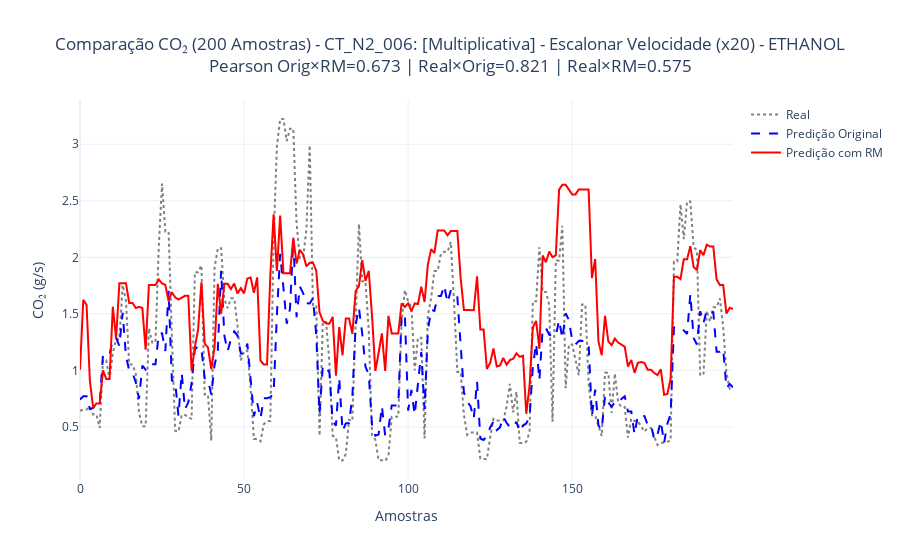
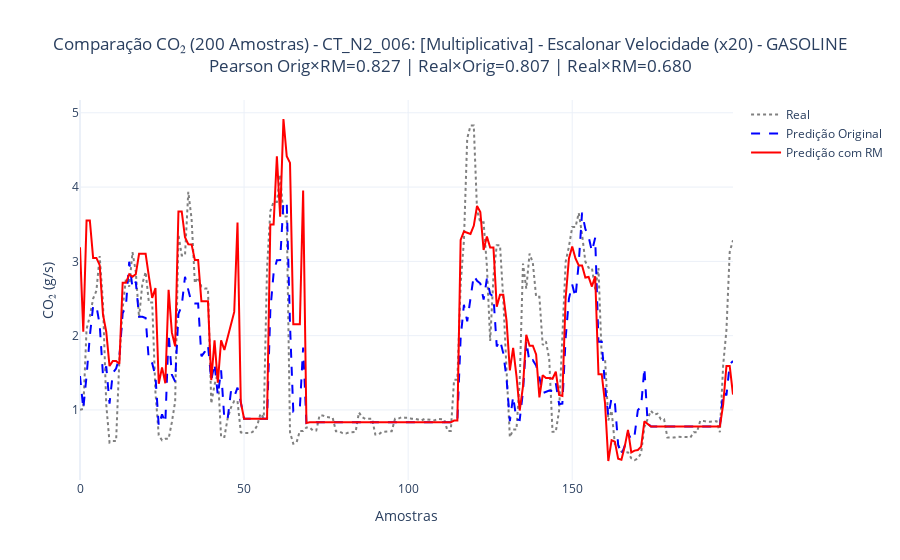
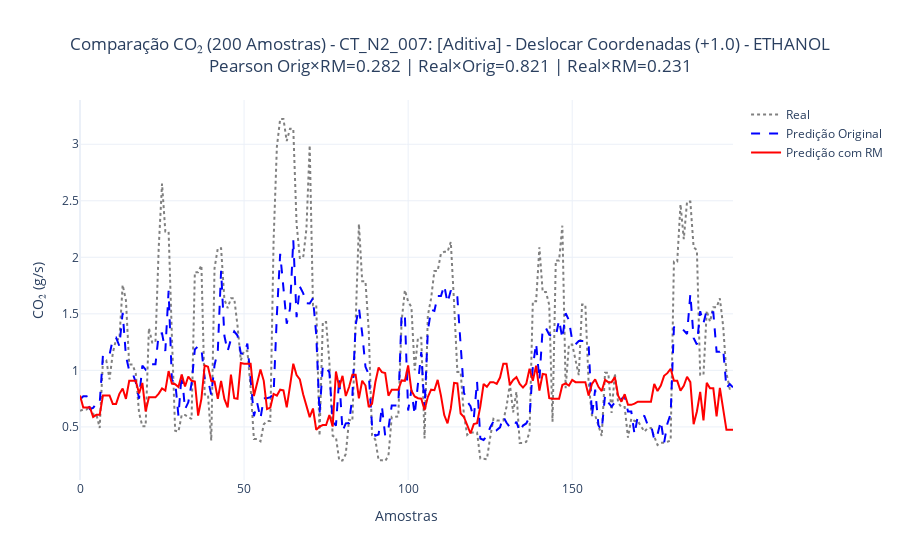
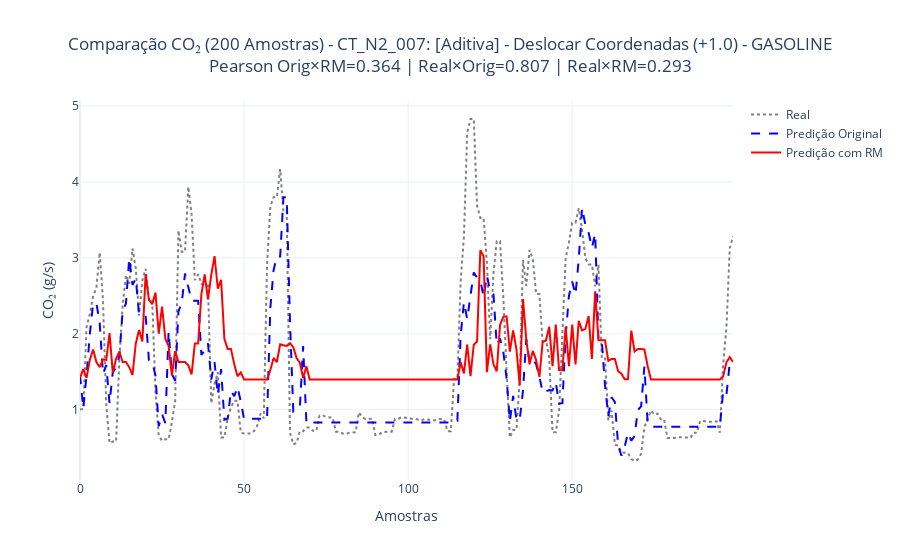

Notebook source saved alongside these figures, in order:
### Code cell
# ==============================================================================
# NOTEBOOK DE TESTES METAMÓRFICOS - NÍVEL 2: ANÁLISE DE COERÊNCIA CAUSAL
# ==============================================================================
# Objetivo: Avaliar se o sistema produz respostas logicamente consistentes a
# transformações de entrada que possuem um significado físico ou de negócio,
# aproveitando o conhecimento conceitual sobre as variáveis.
# ------------------------------------------------------------------------------

# 📦 Imports
import pandas as pd
import numpy as np
import joblib
import plotly.graph_objects as go
from sklearn.metrics import mean_squared_error
from scipy.stats import pearsonr
from pathlib import Path
from IPython.display import display

# ------------------------------------------------------------------------------
# 📁 ETAPA 1: SETUP DO AMBIENTE DE TESTE
# ------------------------------------------------------------------------------

try:
    ethanol_path = Path(r"C:/Users/Paulo Eduardo/Documents/Dissertação/ModelosML/Conect2ai/MDPI2023-pollution/data/[Etanol] Trajeto Casa-Escola-UFRN/trackLog-2023-Feb-13_06-38-49_seg.csv")
    gasoline_path = Path(r"C:/Users/Paulo Eduardo/Documents/Dissertação/ModelosML/Conect2ai/MDPI2023-pollution/data/[Gasolina] Trajeto Casa-Escola-UFRN/trackLog-2022-Dec-01_06-43-57_qui.csv")
    df_ethanol = pd.read_csv(ethanol_path)
    df_gasoline = pd.read_csv(gasoline_path)
    print("Arquivos de dados carregados com sucesso.")
except FileNotFoundError as e:
    print(f"ERRO: Arquivos de dados não encontrados. {e}")
    raise

def preparar_dados(df):
    df_copy = df.copy()
    df_copy.columns = df_copy.columns.str.strip()
    col_map = {
        'Speed (OBD)(km/h)': 'Speed(OBD)(km/h)',
        'Latitude ': 'Latitude',
        'Longitude ': 'Longitude'
    }
    df_copy.rename(columns={k: v for k, v in col_map.items() if k in df_copy.columns}, inplace=True)

    if "Speed(OBD)(km/h)" in df_copy.columns:
        speeds = df_copy["Speed(OBD)(km/h)"].fillna(0).values * 1000 / 3600
        df_copy["Acceleration"] = np.diff(speeds, prepend=speeds[0])

    return df_copy

df_ethanol = preparar_dados(df_ethanol)
df_gasoline = preparar_dados(df_gasoline)

# ------------------------------------------------------------------------------
# 🤖 Carregar modelos
# ------------------------------------------------------------------------------

try:
    modelos = {
        "ethanol": {
            "afr": joblib.load(Path(r"C:/Users/Paulo Eduardo/Documents/Dissertação/ModelosML/Conect2ai/MDPI2023-pollution/models/LGBMRegressor_ethanol_afr.pkl")),
            "maf": joblib.load(Path(r"C:/Users/Paulo Eduardo/Documents/Dissertação/ModelosML/Conect2ai/MDPI2023-pollution/models/XGBRegressor_ethanol_maf.pkl"))
        },
        "gasoline": {
            "afr": joblib.load(Path(r"C:/Users/Paulo Eduardo/Documents/Dissertação/ModelosML/Conect2ai/MDPI2023-pollution/models/LGBMRegressor_gasoline_afr.pkl")),
            "maf": joblib.load(Path(r"C:/Users/Paulo Eduardo/Documents/Dissertação/ModelosML/Conect2ai/MDPI2023-pollution/models/XGBRegressor_gasoline_maf.pkl"))
        }
    }
    print("Modelos de IA carregados com sucesso.")
except FileNotFoundError as e:
    print(f"ERRO: Arquivos de modelo não encontrados. {e}")
    raise

# ------------------------------------------------------------------------------
# 🔧 ETAPA 2: FUNÇÕES DE SUPORTE
# ------------------------------------------------------------------------------

def compute_co2(afr, maf, fuel_type):
    afr = np.array(afr)
    maf = np.array(maf)
    carbon_fraction = {"ethanol": 0.5217, "gasoline": 0.8571}
    c_fraction = carbon_fraction.get(fuel_type)
    fuel_rate = np.divide(maf, afr, out=np.zeros_like(maf, dtype=float), where=afr != 0)
    return fuel_rate * c_fraction * (44.0 / 12.0)

def encontrar_coluna(df, alternativas):
    df.columns = df.columns.str.strip()
    for alt in alternativas:
        if alt in df.columns:
            return df[alt]
    return None

def pearson_safe(x, y):
    x = np.asarray(x)
    y = np.asarray(y)
    mask = ~np.isnan(x) & ~np.isnan(y)
    if mask.sum() < 2:
        return np.nan
    try:
        return pearsonr(x[mask], y[mask])[0]
    except Exception:
        return np.nan

# ------------------------------------------------------------------------------
# 🔬 FUNÇÃO PRINCIPAL DE TESTE
# ------------------------------------------------------------------------------

def executar_teste_plotly(df_original, df_modificado, modelo_afr, modelo_maf, fuel, nome_mr, co2_real=None):
    features = ["Latitude", "Longitude", "Speed(OBD)(km/h)", "Acceleration"]

    for feature in features:
        if feature not in df_original.columns:
            df_original[feature] = 0
        if feature not in df_modificado.columns:
            df_modificado[feature] = 0

    afr_orig = modelo_afr.predict(df_original[features])
    maf_orig = modelo_maf.predict(df_original[features])
    co2_orig = compute_co2(afr_orig, maf_orig, fuel)

    afr_mod = modelo_afr.predict(df_modificado[features])
    maf_mod = modelo_maf.predict(df_modificado[features])
    co2_mod = compute_co2(afr_mod, maf_mod, fuel)

    diff = np.abs(co2_orig - co2_mod)
    media = diff.mean()
    maxima = diff.max()
    rmse = mean_squared_error(co2_orig, co2_mod, squared=False)
    std = diff.std()

    # 📐 Pearson
    pearson_orig_rm = pearson_safe(co2_orig, co2_mod)
    pearson_real_orig = pearson_safe(co2_real, co2_orig) if co2_real is not None else np.nan
    pearson_real_rm = pearson_safe(co2_real, co2_mod) if co2_real is not None else np.nan

    print(f"\n{'='*80}\n🔁 {nome_mr} ({fuel.upper()})\n{'-'*80}")
    print(
        f"Diferença Média: {media:.4f} | "
        f"Diferença Máxima: {maxima:.4f} | "
        f"RMSE: {rmse:.4f} | "
        f"Std: {std:.4f} | "
        f"Pearson (Orig×RM): {pearson_orig_rm:.3f} | "
        f"Pearson (Real×Orig): {pearson_real_orig:.3f} | "
        f"Pearson (Real×RM): {pearson_real_rm:.3f}"
    )

    tabela = pd.concat([
        df_original[features].iloc[:10].add_suffix("_Orig"),
        pd.DataFrame({" ": ["→"] * 10}),
        df_modificado[features].iloc[:10].add_suffix("_Mod"),
        pd.DataFrame({" ": [" "] * 10}),
        pd.DataFrame({
            "CO₂_Real": co2_real[:10] if co2_real is not None else "N/A",
            "CO₂_Pred_Orig": co2_orig[:10],
            "CO₂_Pred_Mod": co2_mod[:10]
        })
    ], axis=1).fillna("N/A")

    display(tabela.style.set_caption(f"Comparação dos dados - {nome_mr} ({fuel.upper()})"))

    fig = go.Figure()
    if co2_real is not None:
        fig.add_trace(go.Scatter(y=co2_real[:200], mode='lines', name='Real', line=dict(dash='dot', color='gray')))
    fig.add_trace(go.Scatter(y=co2_orig[:200], mode='lines', name='Predição Original', line=dict(dash='dash', color='blue')))
    fig.add_trace(go.Scatter(y=co2_mod[:200], mode='lines', name='Predição com RM', line=dict(color='red')))

    fig.update_layout(
        title=dict(
            text=(
                f"Comparação CO₂ (200 Amostras) - {nome_mr} - {fuel.upper()}<br>"
                f"Pearson Orig×RM={pearson_orig_rm:.3f} | "
                f"Real×Orig={pearson_real_orig:.3f} | "
                f"Real×RM={pearson_real_rm:.3f}"
            ),
            x=0.5
        ),
        xaxis_title="Amostras",
        yaxis_title="CO₂ (g/s)",
        template="plotly_white"
    )

    fig.show()

# ------------------------------------------------------------------------------
# 🔁 ETAPA 3: CASOS DE TESTE METAMÓRFICOS - NÍVEL 2
# ------------------------------------------------------------------------------

testes_metamorficos_n2 = {
    "CT_N2_006: [Multiplicativa] - Escalonar Velocidade (x20)": lambda df: df.copy().assign(
        **{'Speed(OBD)(km/h)': df['Speed(OBD)(km/h)'] * 20}
    ),
    "CT_N2_007: [Aditiva] - Deslocar Coordenadas (+1.0)": lambda df: df.copy().assign(
        Latitude=df['Latitude'] + 1.0,
        Longitude=df['Longitude'] + 1.0
    ),
    "CT_N2_008: [Inversiva] - Inverter Aceleração": lambda df: df.copy().assign(
        Acceleration=df['Acceleration'] * -1
    ),
    "CT_N2_009: [Temporal] - Atraso Velocidade (lag=1)": lambda df: df.copy().assign(
    **{"Speed(OBD)(km/h)": df["Speed(OBD)(km/h)"].shift(1)}
    ),
    "CT_N2_010: [Temporal] - Atraso Velocidade (lag=5)": lambda df: df.copy().assign(
    **{"Speed(OBD)(km/h)": df["Speed(OBD)(km/h)"].shift(5)}
    ),
    "CT_N2_011: [Temporal] - Atraso Velocidade (lag=10)": lambda df: df.copy().assign(
    **{"Speed(OBD)(km/h)": df["Speed(OBD)(km/h)"].shift(10)}
    ),

}

# ------------------------------------------------------------------------------
# 🧲 ETAPA 4: EXECUÇÃO DOS TESTES
# ------------------------------------------------------------------------------

print("=" * 80)
print("INICIANDO EXECUÇÃO DOS TESTES DE NÍVEL 2")
print("=" * 80)

afr_real_etanol = encontrar_coluna(df_ethanol, ["AirFuelRatio(Commanded)(:1)", "Air Fuel Ratio(Commanded)(:1)"])
maf_real_etanol = encontrar_coluna(df_ethanol, ["MassAirFlowRate(g/s)", "Mass Air Flow Rate(g/s)"])
co2_real_etanol = compute_co2(afr_real_etanol.values, maf_real_etanol.values, "ethanol") if afr_real_etanol is not None and maf_real_etanol is not None else None

afr_real_gasoline = encontrar_coluna(df_gasoline, ["AirFuelRatio(Commanded)(:1)", "Air Fuel Ratio(Commanded)(:1)"])
maf_real_gasoline = encontrar_coluna(df_gasoline, ["MassAirFlowRate(g/s)", "Mass Air Flow Rate(g/s)"])
co2_real_gasoline = compute_co2(afr_real_gasoline.values, maf_real_gasoline.values, "gasoline") if afr_real_gasoline is not None and maf_real_gasoline is not None else None

valores_reais = {"ethanol": co2_real_etanol, "gasoline": co2_real_gasoline}

for nome_mr, transformacao in testes_metamorficos_n2.items():
    for combustivel, df_original in [("ethanol", df_ethanol), ("gasoline", df_gasoline)]:
        df_modificado = transformacao(df_original.copy())
        executar_teste_plotly(
            df_original=df_original,
            df_modificado=df_modificado,
            modelo_afr=modelos[combustivel]["afr"],
            modelo_maf=modelos[combustivel]["maf"],
            fuel=combustivel,
            nome_mr=nome_mr,
            co2_real=valores_reais[combustivel]
        )

### Figure 1 — Plotly figure (JSON) as saved in the notebook; plotly's stock layout.template omitted (floating-point values rounded to 4 significant figures; data arrays with more than 128 entries replaced by an {"elided": "..."} marker saying what was removed)
{"data": [{"line": {"color": "gray", "dash": "dot"}, "mode": "lines", "name": "Real", "type": "scatter", "y": {"elided": "200 float values"}}, {"line": {"color": "blue", "dash": "dash"}, "mode": "lines", "name": "Predição Original", "type": "scatter", "y": {"elided": "200 float values"}}, {"line": {"color": "red"}, "mode": "lines", "name": "Predição com RM", "type": "scatter", "y": {"elided": "200 float values"}}], "layout": {"title": {"text": "Comparação CO₂ (200 Amostras) - CT_N2_006: [Multiplicativa] - Escalonar Velocidade (x20) - ETHANOL<br>Pearson Orig×RM=0.673 | Real×Orig=0.821 | Real×RM=0.575", "x": 0.5}, "xaxis": {"title": {"text": "Amostras"}}, "yaxis": {"title": {"text": "CO₂ (g/s)"}}}}

### Figure 2 — Plotly figure (JSON) as saved in the notebook; plotly's stock layout.template omitted (floating-point values rounded to 4 significant figures; data arrays with more than 128 entries replaced by an {"elided": "..."} marker saying what was removed)
{"data": [{"line": {"color": "gray", "dash": "dot"}, "mode": "lines", "name": "Real", "type": "scatter", "y": {"elided": "200 float values"}}, {"line": {"color": "blue", "dash": "dash"}, "mode": "lines", "name": "Predição Original", "type": "scatter", "y": {"elided": "200 float values"}}, {"line": {"color": "red"}, "mode": "lines", "name": "Predição com RM", "type": "scatter", "y": {"elided": "200 float values"}}], "layout": {"title": {"text": "Comparação CO₂ (200 Amostras) - CT_N2_006: [Multiplicativa] - Escalonar Velocidade (x20) - GASOLINE<br>Pearson Orig×RM=0.827 | Real×Orig=0.807 | Real×RM=0.680", "x": 0.5}, "xaxis": {"title": {"text": "Amostras"}}, "yaxis": {"title": {"text": "CO₂ (g/s)"}}}}

### Figure 3 — Plotly figure (JSON) as saved in the notebook; plotly's stock layout.template omitted (floating-point values rounded to 4 significant figures; data arrays with more than 128 entries replaced by an {"elided": "..."} marker saying what was removed)
{"data": [{"line": {"color": "gray", "dash": "dot"}, "mode": "lines", "name": "Real", "type": "scatter", "y": {"elided": "200 float values"}}, {"line": {"color": "blue", "dash": "dash"}, "mode": "lines", "name": "Predição Original", "type": "scatter", "y": {"elided": "200 float values"}}, {"line": {"color": "red"}, "mode": "lines", "name": "Predição com RM", "type": "scatter", "y": {"elided": "200 float values"}}], "layout": {"title": {"text": "Comparação CO₂ (200 Amostras) - CT_N2_007: [Aditiva] - Deslocar Coordenadas (+1.0) - ETHANOL<br>Pearson Orig×RM=0.282 | Real×Orig=0.821 | Real×RM=0.231", "x": 0.5}, "xaxis": {"title": {"text": "Amostras"}}, "yaxis": {"title": {"text": "CO₂ (g/s)"}}}}

### Figure 4 — Plotly figure (JSON) as saved in the notebook; plotly's stock layout.template omitted (floating-point values rounded to 4 significant figures; data arrays with more than 128 entries replaced by an {"elided": "..."} marker saying what was removed)
{"data": [{"line": {"color": "gray", "dash": "dot"}, "mode": "lines", "name": "Real", "type": "scatter", "y": {"elided": "200 float values"}}, {"line": {"color": "blue", "dash": "dash"}, "mode": "lines", "name": "Predição Original", "type": "scatter", "y": {"elided": "200 float values"}}, {"line": {"color": "red"}, "mode": "lines", "name": "Predição com RM", "type": "scatter", "y": {"elided": "200 float values"}}], "layout": {"title": {"text": "Comparação CO₂ (200 Amostras) - CT_N2_007: [Aditiva] - Deslocar Coordenadas (+1.0) - GASOLINE<br>Pearson Orig×RM=0.364 | Real×Orig=0.807 | Real×RM=0.293", "x": 0.5}, "xaxis": {"title": {"text": "Amostras"}}, "yaxis": {"title": {"text": "CO₂ (g/s)"}}}}
